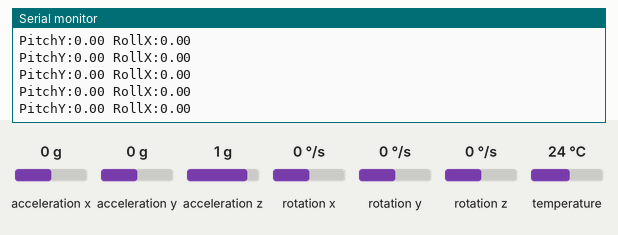
The sketch below on a simulated Arduino Uno, built with avr-gcc and run on an emulated ATmega328P. Shown: the last lines printed to the serial monitor. The test bench sets the inputs (shaded band); at power-on: acceleration y 0 g, rotation y 0 °/s, acceleration x 0 g, rotation x 0 °/s, acceleration z 1 g, rotation z 0 °/s, temperature 24 °C.

Above: at 1.3 s.
1.4 s: acceleration y set to -1.4 g
At 2.2 s:
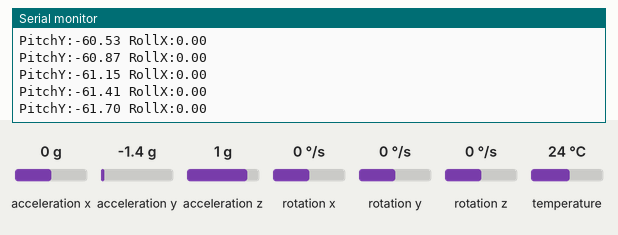
4.4 s: rotation y set to 100 °/s
At 5.5 s:
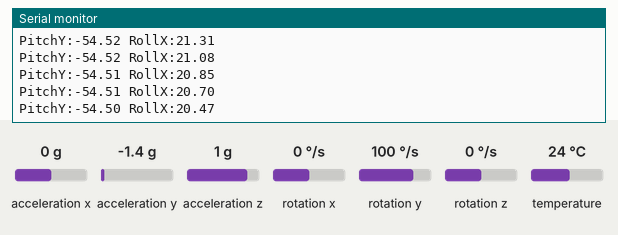
7.4 s: acceleration x set to -1.4 g
At 8.2 s:
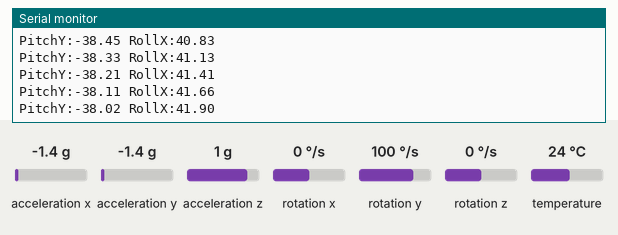
8.9 s: acceleration y set to 0.8 g
At 9.5 s:
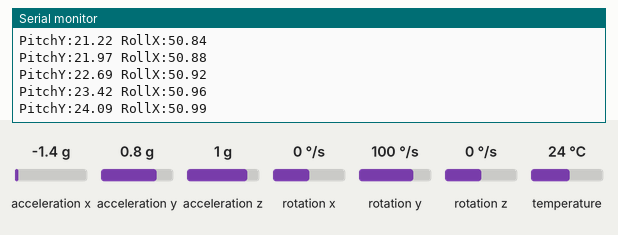
11.9 s: rotation x set to -100 °/s
At 13.0 s:
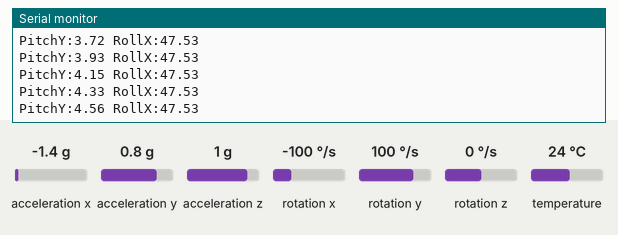
14.9 s: rotation x set to -192 °/s
At 15.7 s:
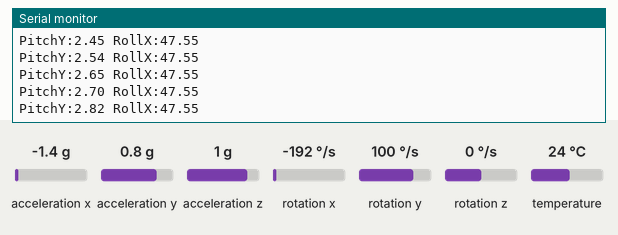
Timing chart, 0 to 17.9 s (numbered marks = the images above; inputs shaded):
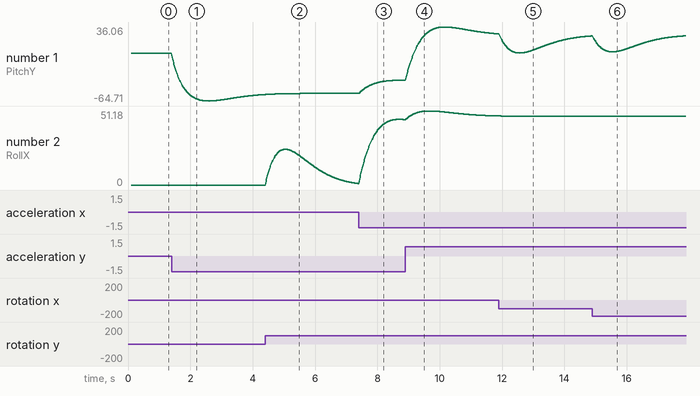

Measured:
- after the input at 1.4 s, the serial monitor: prints a new line at once (image 1)
- plotted number 1: 0 → -55.87 after the input at 1.4 s

The sketch:

Kalman_MPU6050.ino
```cpp
// Basic demo for accelerometer readings from Adafruit MPU6050

#include <Adafruit_MPU6050.h>
#include <Adafruit_Sensor.h>
#include <Wire.h>

Adafruit_MPU6050 mpu;

// Cấu trúc cho bộ lọc Kalman
struct Kalman {
    float angle; // Góc ước lượng
    float bias;  // Độ lệch của con quay hồi chuyển
    float P[2][2]; // Ma trận hiệp phương sai
};

// Tham số cho bộ lọc Kalman
const float Q_angle = 0.001; // Độ biến thiên của góc
const float Q_bias = 0.003;  // Độ biến thiên của độ lệch
const float R_measure = 0.03; // Độ biến thiên của phép đo

// Biến cho bộ lọc Kalman
Kalman kalmanPitch;
Kalman kalmanRoll;
// Biến thời gian
unsigned long lastTime = 0;

// Hàm khởi tạo bộ lọc Kalman
void KalmanInit(Kalman &k) {
    k.angle = 0.0;
    k.bias = 0.0;
    k.P[0][0] = 1.0;
    k.P[0][1] = 0.0;
    k.P[1][0] = 0.0;
    k.P[1][1] = 1.0;
}

// Hàm cập nhật bộ lọc Kalman
float KalmanUpdate(Kalman &k, float newAngle, float newRate, float dt) {
    // Dự đoán
    float rate = newRate - k.bias;
    k.angle += dt * rate;

    // Cập nhật ma trận hiệp phương sai
    k.P[0][0] += dt * (dt * k.P[1][1] - k.P[0][1] - k.P[1][0] + Q_angle);
    k.P[0][1] -= dt * k.P[1][1];
    k.P[1][0] -= dt * k.P[1][1];
    k.P[1][1] += Q_bias * dt;

    // Tính toán Kalman Gain
    float S = k.P[0][0] + R_measure;
    float K[2];
    K[0] = k.P[0][0] / S;
    K[1] = k.P[1][0] / S;

    // Cập nhật góc và độ lệch
    float y = newAngle - k.angle;
    k.angle += K[0] * y;
    k.bias += K[1] * y;

    // Cập nhật ma trận hiệp phương sai
    float P00_temp = k.P[0][0];
    float P01_temp = k.P[0][1];

    k.P[0][0] -= K[0] * P00_temp;
    k.P[0][1] -= K[0] * P01_temp;
    k.P[1][0] -= K[1] * P00_temp;
    k.P[1][1] -= K[1] * P01_temp;

    return k.angle;
}


void setup(void) {
  Serial.begin(115200);
  while (!Serial) {
    delay(10); // will pause Zero, Leonardo, etc until serial console opens
  }

  // Try to initialize!
  if (!mpu.begin()) {
    Serial.println("Failed to find MPU6050 chip");
    while (1) {
      delay(10);
    }
  }

  mpu.setAccelerometerRange(MPU6050_RANGE_16_G);
  mpu.setGyroRange(MPU6050_RANGE_250_DEG);
  mpu.setFilterBandwidth(MPU6050_BAND_21_HZ);
  Serial.println("");
  // Khởi tạo bộ lọc Kalman cho pitch và roll
    KalmanInit(kalmanPitch);
    KalmanInit(kalmanRoll);
  delay(100);
  // Lưu thời gian hiện tại
    lastTime = millis();
}

void loop() {

  /* Get new sensor events with the readings */
  sensors_event_t a, g, temp;
  mpu.getEvent(&a, &g, &temp);
// Tính toán khoảng thời gian giữa hai lần đo
  unsigned long currentTime = millis();
  float dt = (currentTime - lastTime) / 1000.0;
  lastTime = currentTime;


  // Lấy giá trị gia tốc trên các trục
  float ax = a.acceleration.x;
  float ay = a.acceleration.y;
  float az = a.acceleration.z;
  //Lấy giá trị vận tốc
  double gyroX = g.gyro.x;
  double gyroY = g.gyro.y;

// Tốc độ góc từ con quay hồi chuyển
  float gyroPitchRate = gyroX * 180.0 / PI;
  float gyroRollRate = gyroY * 180.0 / PI;

  // Tính toán góc pitch và roll
  float accPitch = atan2(ay, sqrt(ax * ax + az * az)) * 180.0 / PI;
  float accRoll = atan2(-ax, sqrt(ay * ay + az * az)) * 180.0 / PI;

// Áp dụng bộ lọc Kalman
  float pitch = KalmanUpdate(kalmanPitch, accPitch, gyroPitchRate, dt);
  float roll = KalmanUpdate(kalmanRoll, accRoll, gyroRollRate, dt);

  // Hiển thị kết quả
  Serial.print("PitchY:");
  Serial.print(pitch);
  //Serial.print(" độ, ");
  Serial.print(" RollX:");
  Serial.print(roll);
  //Serial.println(" độ");
  Serial.println("");

  delay(10);
}
```
